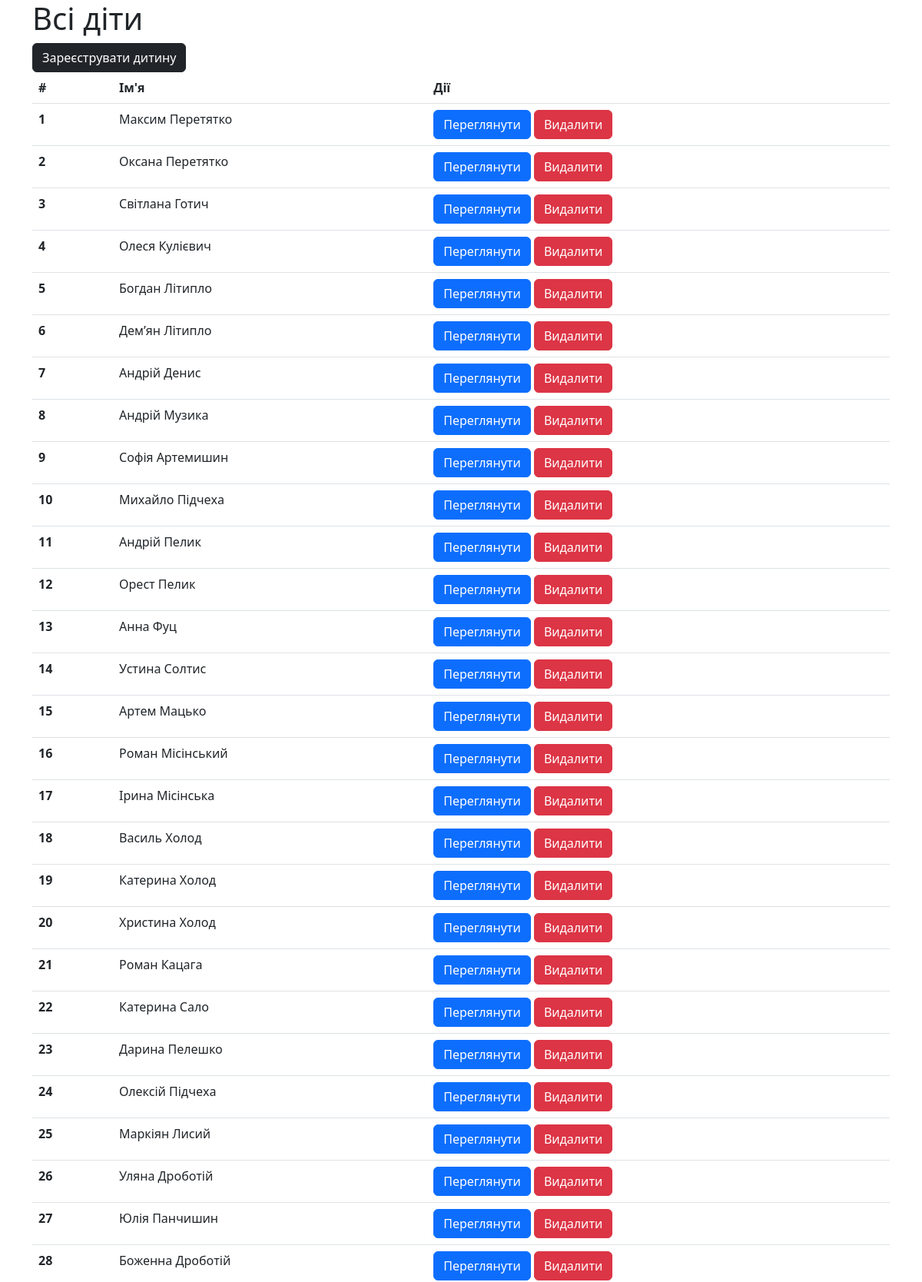
The page / (upper part) on the database its author committed.
### recorder/models.py (models this page shows, shortened)
class Child(models.Model):
	first_name = models.CharField(max_length=200)
	last_name = models.CharField(max_length=200)
	village = models.CharField(max_length=200)
	ended_class = models.CharField(max_length=200)
	parent_name = models.CharField(max_length=200)
	parent_phone_number = models.CharField(max_length=200)
	health_problems = models.CharField(max_length=1500)

### recorder/views.py (the view)
# urls.py: path('', views.index, name='index'),
def index(request):
	users = Child.objects.all()
	context = {
		"users": users
	}
	return render(request, "recorder/index.html", context=context)

### recorder/templates/recorder/index.html (shortened to what this page needs)
{% extends "base.html" %}
{% block content %}
	<h1>Всі діти</h1>
	<a href="{% url 'add_child' %}"><button type="button" class="btn btn-dark add-child-btn">Зареєструвати дитину</button></a>
	<br>
	<table class="table">
	  <thead>
		<tr>
		  <th scope="col">#</th>
		  <th scope="col">Ім'я</th>
		  <th scope="col">Дії</th>
		</tr>
	  </thead>
	  <tbody>
			{% for user in users %}
			<tr>
			  <th scope="row">{{ user.id }}</th>
			  <td>{{ user.first_name }} {{ user.last_name }}</td>
			  <td>
			  	<a href="{% url 'child' user.id %}"><button type="button" class="btn btn-primary">Переглянути</button></a>
				<a href="{% url 'delete_child' user.id %}"><button type="button" class="btn btn-danger">Видалити</button></a>
			  </td>
			</tr>
			{% endfor %}
	  </tbody>
	</table>
{% endblock %}

### rows shown on the page
Child: id "1", first_name "Максим", last_name "Перетятко"
Child: id "2", first_name "Оксана", last_name "Перетятко"
Child: id "3", first_name "Світлана", last_name "Готич"
Child: id "4", first_name "Олеся", last_name "Кулієвич"
Child: id "5", first_name "Богдан", last_name "Літипло"
Child: id "6", first_name "Дем’ян", last_name "Літипло"
Child: id "7", first_name "Андрій", last_name "Денис"
Child: id "8", first_name "Андрій", last_name "Музика"
Child: id "9", first_name "Софія", last_name "Артемишин"
Child: id "10", first_name "Михайло", last_name "Підчеха"
Child: id "11", first_name "Андрій", last_name "Пелик"
Child: id "12", first_name "Орест", last_name "Пелик"
Child: id "13", first_name "Анна", last_name "Фуц"
Child: id "14", first_name "Устина", last_name "Солтис"
Child: id "15", first_name "Артем", last_name "Мацько"
Child: id "16", first_name "Роман", last_name "Місінський"
Child: id "17", first_name "Ірина", last_name "Місінська"
Child: id "18", first_name "Василь", last_name "Холод"
Child: id "19", first_name "Катерина", last_name "Холод"
Child: id "20", first_name "Христина", last_name "Холод"
Child: id "21", first_name "Роман", last_name "Кацага"
Child: id "22", first_name "Катерина", last_name "Сало"
Child: id "23", first_name "Дарина", last_name "Пелешко"
Child: id "24", first_name "Олексій", last_name "Підчеха"
Child: id "25", first_name "Маркіян", last_name "Лисий"
Child: id "26", first_name "Уляна", last_name "Дроботій"
Child: id "27", first_name "Юлія", last_name "Панчишин"
Child: id "28", first_name "Боженна", last_name "Дроботій"
